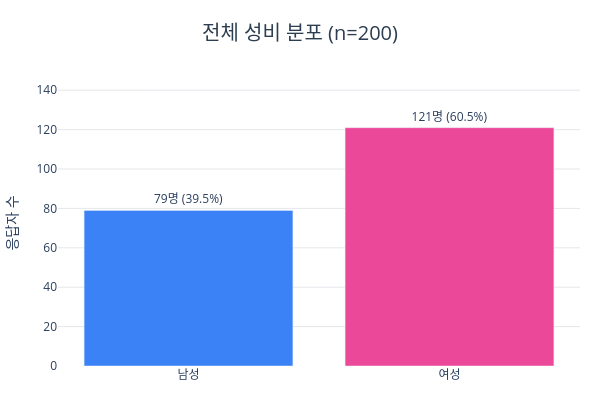

This figure's notebook cell:
### Code cell
fig = go.Figure(go.Bar(
    x=gender_base['성별'],
    y=gender_base['n'],
    marker_color=['#3B82F6', '#EC4899'],
    text=[f"{int(n)}명 ({p:.1f}%)" for n, p in zip(gender_base['n'], gender_base['비율(%)'])],
    textposition='outside',
))

fig.update_layout(
    title=dict(
        text=f'전체 성비 분포 (n={len(df)})',
        x=0.5, xanchor='center', font=dict(size=20, color='#2c3e50')
    ),
    plot_bgcolor='white', paper_bgcolor='white',
    xaxis=dict(title=''),
    yaxis=dict(gridcolor='#e5e7eb', title='응답자 수', range=[0, gender_base['n'].max() * 1.2]),
    width=600,
    height=420,
    margin=dict(l=20, r=20, t=80, b=40),
)

fig.show()

### Figure 1 — Plotly figure (JSON) as saved in the notebook; plotly's stock layout.template omitted (floating-point values rounded to 4 significant figures)
{"data": [{"marker": {"color": ["#3B82F6", "#EC4899"]}, "text": ["79명 (39.5%)", "121명 (60.5%)"], "textposition": "outside", "type": "bar", "x": ["남성", "여성"], "y": [79, 121]}], "layout": {"height": 420, "margin": {"b": 40, "l": 20, "r": 20, "t": 80}, "paper_bgcolor": "white", "plot_bgcolor": "white", "title": {"font": {"color": "#2c3e50", "size": 20}, "text": "전체 성비 분포 (n=200)", "x": 0.5, "xanchor": "center"}, "width": 600, "xaxis": {"title": {"text": ""}}, "yaxis": {"gridcolor": "#e5e7eb", "range": [0, 145.2], "title": {"text": "응답자 수"}}}}
